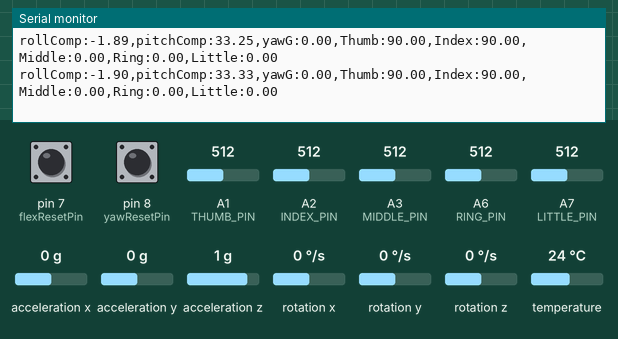
This sketch was run on a simulated Arduino Nano, built with avr-gcc and run on an emulated ATmega328P. Parts: the last lines printed to the serial monitor. Inputs (shaded band) come from the test bench; at power-on: rotation x 0 °/s, A1 (THUMB_PIN) = 512, pin 8 (yawResetPin) HIGH, pin 7 (flexResetPin) HIGH, A6 (RING_PIN) = 512, A2 (INDEX_PIN) = 512, A3 (MIDDLE_PIN) = 512, A7 (LITTLE_PIN) = 512, acceleration x 0 g, acceleration y 0 g, acceleration z 1 g, rotation y 0 °/s, rotation z 0 °/s, temperature 24 °C.

Above: at 3.4 s.
3.5 s: rotation x set to -100 °/s
At 4.3 s:
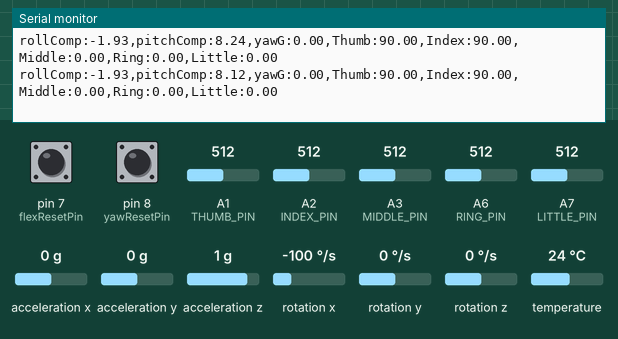
6.5 s: A1 (THUMB_PIN) set to 716
At 7.2 s:
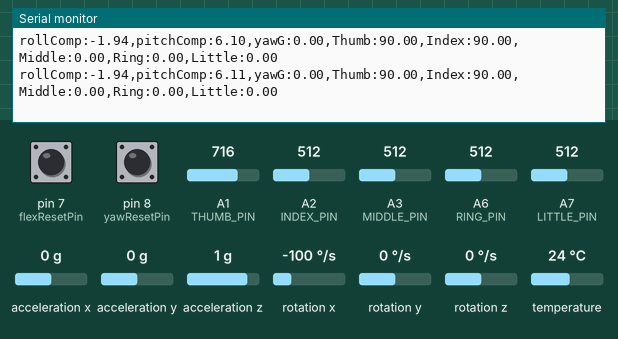
9.5 s: pin 8 (yawResetPin) pulled LOW for 0.15 s
At 9.66 s:
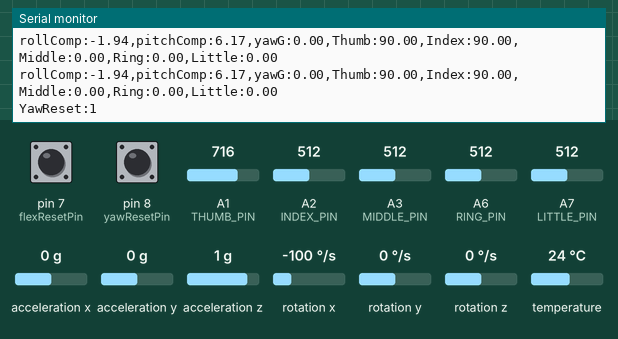
12.6 s: pin 7 (flexResetPin) pulled LOW for 0.15 s
At 12.77 s:
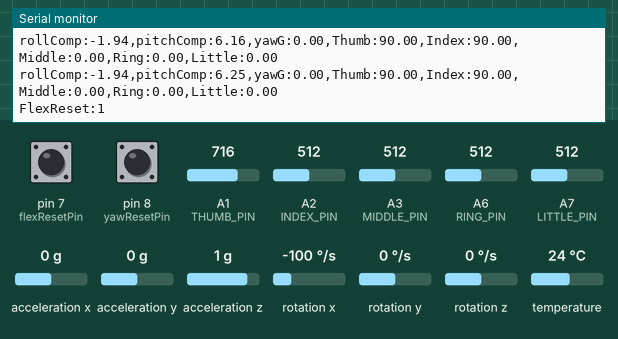
15.7 s: A6 (RING_PIN) set to 306
At 16.3 s:
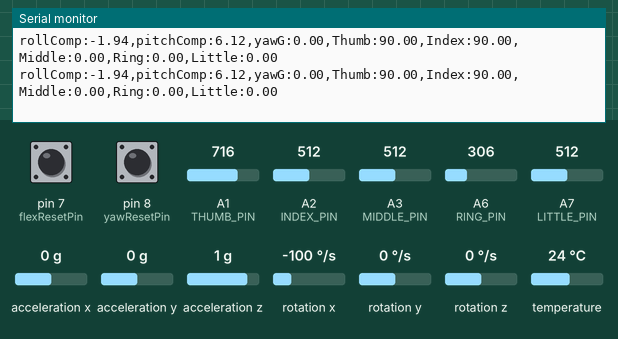
18.7 s: A2 (INDEX_PIN) set to 30
At 19.6 s:
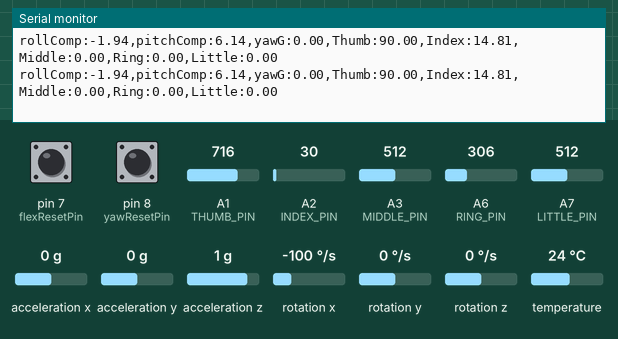
Timing chart, 0 to 21.7 s (numbered marks = the images above; inputs shaded):
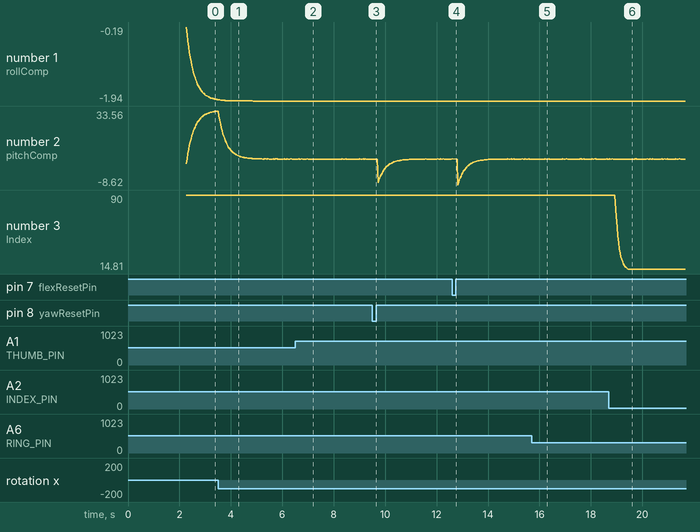

The sketch:

MARK3.ino
```cpp
#include <Adafruit_MPU6050.h>
#include <Adafruit_Sensor.h>
#include <Wire.h>
#include <math.h>

// ---------------- IMU VARIABLES ----------------
float Ax, Ay, Az;
float Gx, Gy, Gz;

float yawG = 0;
float gyroXOffset = 0, gyroYOffset = 0, gyroZOffset = 0;

unsigned long tStart = 0;

float xMax = 1.09, xMin = -1.01;
float yMax = 0.38, yMin = -1.68;
float zMax = 1.07, zMin = -1.07;

float xOffset = (xMax + xMin) / 2.0;
float yOffset = (yMax + yMin) / 2.0;
float zOffset = (zMax + zMin) / 2.0;

float xScale = 2.0 / (xMax - xMin);
float yScale = 2.0 / (yMax - yMin);
float zScale = 2.0 / (zMax - zMin);

float rollRAW, pitchRAW;
float rollComp = 0, pitchComp = 0;
float deltaRoll = 0, deltaPitch = 0;

Adafruit_MPU6050 mpu;

// ---------------- FLEX PINS ----------------
const int THUMB_PIN  = A1;
const int INDEX_PIN  = A2;
const int MIDDLE_PIN = A3;
const int RING_PIN   = A6;
const int LITTLE_PIN = A7;

// ---------------- CALIBRATION VALUES ----------------
float thumbFlat  = 18.00;
float thumbBent  = 118.00;

float indexFlat  = 15.00;
float indexBent  = 120.00;

float middleFlat = 694.00;
float middleBent = 704.00;

float ringFlat   = 690.00;
float ringBent   = 730.00;

float littleFlat = 680.00;
float littleBent = 692.00;

// ---------------- FILTER VARIABLES ----------------
float thumbFiltered  = 0;
float indexFiltered  = 0;
float middleFiltered = 0;
float ringFiltered   = 0;
float littleFiltered = 0;

float thumbPrevAngle  = 0;
float indexPrevAngle  = 0;
float middlePrevAngle = 0;
float ringPrevAngle   = 0;
float littlePrevAngle = 0;

// General flex filter
const float alphaRise = 0.93;
const float alphaFall = 0.80;
const float adcDeadband = 2.0;
const float angleDeadband = 0.4;

// Little finger compensation
const float littleGain = 2.2;
const float littleAngleDeadband = 0.15;
const float littleAdcDeadband = 0.5;
const float littleAlphaRise = 0.86;
const float littleAlphaFall = 0.70;

// ---------------- BUTTONS ----------------
const int flexResetPin = 7;
const int yawResetPin  = 8;

bool lastFlexButtonState = HIGH;
bool lastYawButtonState  = HIGH;

// ---------------- FUNCTIONS ----------------
float averageRead(int pin)
{
  long sum = 0;

  for (int i = 0; i < 25; i++)
  {
    sum += analogRead(pin);
  }

  return (float)sum / 25.0;
}

float adaptiveFilter(float filtered, float raw)
{
  if (abs(raw - filtered) < adcDeadband)
  {
    return filtered;
  }

  float alpha = (raw > filtered) ? alphaRise : alphaFall;

  return alpha * filtered + (1.0 - alpha) * raw;
}

float adaptiveFilterLittle(float filtered, float raw)
{
  if (abs(raw - filtered) < littleAdcDeadband)
  {
    return filtered;
  }

  float alpha = (raw > filtered) ? littleAlphaRise : littleAlphaFall;

  return alpha * filtered + (1.0 - alpha) * raw;
}

float mapFloat(float x, float inMin, float inMax, float outMin, float outMax)
{
  return (x - inMin) * (outMax - outMin) / (inMax - inMin) + outMin;
}

float getFlexAngle(float filteredValue, float flatValue, float bentValue)
{
  float angle;

  if (flatValue < bentValue)
  {
    angle = mapFloat(filteredValue, flatValue, bentValue, 0, 90);
  }
  else
  {
    angle = mapFloat(filteredValue, bentValue, flatValue, 90, 0);
  }

  return constrain(angle, 0, 90);
}

float applyAngleDeadband(float currentAngle, float previousAngle)
{
  if (abs(currentAngle - previousAngle) < angleDeadband)
  {
    return previousAngle;
  }

  return currentAngle;
}

float applyLittleDeadband(float currentAngle, float previousAngle)
{
  if (abs(currentAngle - previousAngle) < littleAngleDeadband)
  {
    return previousAngle;
  }

  return currentAngle;
}

void resetFlexToCurrentNeutral()
{
  thumbFiltered  = averageRead(THUMB_PIN);
  indexFiltered  = averageRead(INDEX_PIN);
  middleFiltered = averageRead(MIDDLE_PIN);
  ringFiltered   = averageRead(RING_PIN);
  littleFiltered = averageRead(LITTLE_PIN);

  thumbPrevAngle  = 0;
  indexPrevAngle  = 0;
  middlePrevAngle = 0;
  ringPrevAngle   = 0;
  littlePrevAngle = 0;

  Serial.println("FlexReset:1");
}

void calibrateGyro()
{
  Serial.println("Calibrating Gyro: Keep still");
  delay(1000);

  float sumX = 0, sumY = 0, sumZ = 0;
  const int numPoints = 100;

  for (int i = 0; i < numPoints; i++)
  {
    sensors_event_t a, g, temp;
    mpu.getEvent(&a, &g, &temp);

    sumX += g.gyro.x;
    sumY += g.gyro.y;
    sumZ += g.gyro.z;

    delay(10);
  }

  gyroXOffset = sumX / numPoints;
  gyroYOffset = sumY / numPoints;
  gyroZOffset = sumZ / numPoints;
}

// ---------------- SETUP ----------------
void setup()
{
  Serial.begin(115200);
  Wire.begin();

  pinMode(flexResetPin, INPUT_PULLUP);
  pinMode(yawResetPin, INPUT_PULLUP);

  if (!mpu.begin())
  {
    Serial.println("MPU6050 NOT FOUND");
    while (1);
  }

  mpu.setAccelerometerRange(MPU6050_RANGE_2_G);
  mpu.setGyroRange(MPU6050_RANGE_2000_DEG);
  mpu.setFilterBandwidth(MPU6050_BAND_21_HZ);

  resetFlexToCurrentNeutral();
  calibrateGyro();

  tStart = millis();
}

// ---------------- LOOP ----------------
void loop()
{
  unsigned long now = millis();
  float dt = (now - tStart) / 1000.0;
  tStart = now;

  // ---------------- BUTTONS ----------------
  bool flexButtonState = digitalRead(flexResetPin);
  bool yawButtonState  = digitalRead(yawResetPin);

  if (flexButtonState == LOW && lastFlexButtonState == HIGH)
  {
    resetFlexToCurrentNeutral();
    delay(150);
  }

  if (yawButtonState == LOW && lastYawButtonState == HIGH)
  {
    yawG = 0;
    Serial.println("YawReset:1");
    delay(150);
  }

  lastFlexButtonState = flexButtonState;
  lastYawButtonState  = yawButtonState;

  // ---------------- IMU READ ----------------
  sensors_event_t a, g, temp;
  mpu.getEvent(&a, &g, &temp);

  Ax = a.acceleration.x / 9.81;
  Ay = a.acceleration.y / 9.81;
  Az = a.acceleration.z / 9.81;

  Gx = g.gyro.x - gyroXOffset;
  Gy = -(g.gyro.y - gyroYOffset);
  Gz = g.gyro.z - gyroZOffset;

  yawG += dt * Gz * 180.0 / PI;

  deltaRoll  = dt * Gy * 180.0 / PI;
  deltaPitch = dt * Gx * 180.0 / PI;

  Ax = xScale * (Ax - xOffset);
  Ay = yScale * (Ay - yOffset);
  Az = zScale * (Az - zOffset);

  pitchRAW = atan2(Ay, sqrt(Az * Az + Ax * Ax)) * 180.0 / PI;
  rollRAW  = atan2(Ax, sqrt(Az * Az + Ay * Ay)) * 180.0 / PI;

  rollComp  = 0.1 * rollRAW  + 0.9 * (rollComp + deltaRoll);
  pitchComp = 0.1 * pitchRAW + 0.9 * (pitchComp + deltaPitch);

  // ---------------- FLEX FILTERING ----------------
  thumbFiltered  = adaptiveFilter(thumbFiltered,  averageRead(THUMB_PIN));
  indexFiltered  = adaptiveFilter(indexFiltered,  averageRead(INDEX_PIN));
  middleFiltered = adaptiveFilter(middleFiltered, averageRead(MIDDLE_PIN));
  ringFiltered   = adaptiveFilter(ringFiltered,   averageRead(RING_PIN));
  littleFiltered = adaptiveFilterLittle(littleFiltered, averageRead(LITTLE_PIN));

  // ---------------- ANGLE MAPPING ----------------
  float thumbAngle  = getFlexAngle(thumbFiltered,  thumbFlat,  thumbBent);
  float indexAngle  = getFlexAngle(indexFiltered,  indexFlat,  indexBent);
  float middleAngle = getFlexAngle(middleFiltered, middleFlat, middleBent);
  float ringAngle   = getFlexAngle(ringFiltered,   ringFlat,   ringBent);
  float littleAngle = getFlexAngle(littleFiltered, littleFlat, littleBent);

  // Boost weak little-finger response
  littleAngle *= littleGain;
  littleAngle = constrain(littleAngle, 0, 90);

  // ---------------- ANGLE DEADBAND ----------------
  thumbAngle  = applyAngleDeadband(thumbAngle,  thumbPrevAngle);
  indexAngle  = applyAngleDeadband(indexAngle,  indexPrevAngle);
  middleAngle = applyAngleDeadband(middleAngle, middlePrevAngle);
  ringAngle   = applyAngleDeadband(ringAngle,   ringPrevAngle);
  littleAngle = applyLittleDeadband(littleAngle, littlePrevAngle);

  thumbPrevAngle  = thumbAngle;
  indexPrevAngle  = indexAngle;
  middlePrevAngle = middleAngle;
  ringPrevAngle   = ringAngle;
  littlePrevAngle = littleAngle;

  // ---------------- SERIAL OUTPUT ----------------
  //Serial.print("T:");
  //Serial.print(now);
  //Serial.print(",");

  Serial.print("rollComp:");
  Serial.print(rollComp, 2);
  Serial.print(",");

  Serial.print("pitchComp:");
  Serial.print(pitchComp, 2);
  Serial.print(",");

  Serial.print("yawG:");
  Serial.print(yawG, 2);
  Serial.print(",");

  Serial.print("Thumb:");
  Serial.print(thumbAngle, 2);
  Serial.print(",");

  Serial.print("Index:");
  Serial.print(indexAngle, 2);
  Serial.print(",");

  Serial.print("Middle:");
  Serial.print(middleAngle, 2);
  Serial.print(",");

  Serial.print("Ring:");
  Serial.print(ringAngle, 2);
  Serial.print(",");

  Serial.print("Little:");
  Serial.println(littleAngle, 2);

  delay(10);
}
```

Measured:
- after the input at 3.5 s, the serial monitor: prints a new line at once (image 1)
- after the input at 9.5 s, the serial monitor: prints a new line at once (image 3)
- after the input at 12.6 s, the serial monitor: prints a new line at once (image 4)
- after the input at 15.7 s, the serial monitor: prints a new line after 0.19 s (image 5)
- after the input at 18.7 s, the serial monitor: prints a new line after 0.26 s (image 6)
- plotted number 2: 33.51 → 6.18 after the input at 3.5 s
- plotted number 3: 90 → 14.81 after the input at 18.7 s
